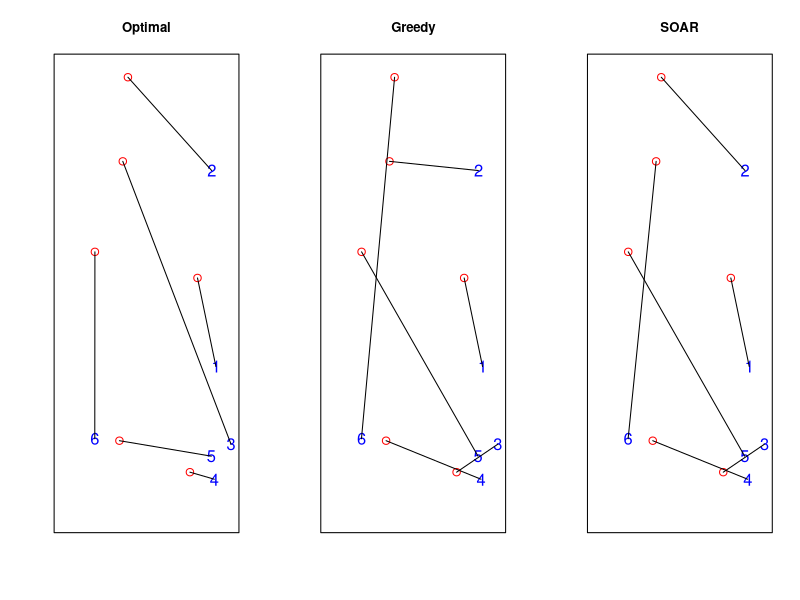

The R source for this figure:
## ---- chunk 1
knitr::opts_chunk$set(echo = TRUE, fig.path = "static")
## ---- chunk 2
library(igraph)
## ---- chunk 3
#This function generates k uniformly random points in the 2-D unit square.
#I am assuming F_S = F_D, but this could easily be changed. 
generate_random_points = function(k){
	return(matrix(runif(2*k),ncol=2))
}

#This function calculates euclidean distance
dist = function(x1,x2){ #First element is ID number
	return(sqrt(sum((x1-x2)^2)))
}


#Given n units of supply and demand, this calculates the optimal way to match them
#Return value is an n-dimensional vector, with i^th component indicating supply to which i^th demand was matched
find_opt_matching = function(supply,demand){
	k = length(demand[,1])
	if(length(supply[,1])!=k) print("ERROR: Supply and Demand Unequal Size")
	D = matrix(0,nrow=2*k,ncol=2*k)
	for(i in 1:k) for(j in 1:k){ #sqrt(2)-D ensures all positive entries (because I work in 2-D unit square)
		D[i,j+k] = D[j+k,i] = sqrt(2)-dist(demand[i,],supply[j,]) 
	}
	g = graph_from_adjacency_matrix(D,mode='undirected',weighted=TRUE) 
	V(g)$type = c(rep(TRUE,k),rep(FALSE,k))
	return(max_bipartite_match(g)$matching[1:k]-k) 
}

#M is an n-dimensional vector, with i^th component indicating supply to which i^th demand was matched
find_matching_cost = function(M,supply,demand){
	cost = 0
	for(i in 1:n){ cost = cost+dist(demand[i,],supply[M[i],]) }
	return(cost)
}

#This plots the matching M on a 2-D unit square
plot_matching = function(M,supply,demand,title=''){
	plot(NA,xlim=c(0,1),ylim=c(0,1),xlab='',ylab='',xaxt='n',yaxt='n',main=title)
	n = length(supply[,1])
	points(supply[,1],supply[,2],col='red',pch=21,cex=1.5)
	points(demand[,1],demand[,2],col='blue',pch=as.character(1:n),cex=1.5)
	segments(demand[,1],demand[,2],supply[M,1],supply[M,2])
}

#This runs the modified SOAR algorithm with parameter m on given supply and demand units
#Return value is an n-dimensional vector, with i^th component indicating supply to which i^th demand was matched
SOAR = function(supply,demand,m){
	n = length(supply[,1])
	matched_supply = numeric()
	for(k in n:2){
		remaining_supply = which(!(1:n %in% matched_supply))
		selected_supply = numeric()
		while((length(selected_supply) == 0) || (max(table(selected_supply))<m)){
			simulated_demand = rbind(demand[n-k+1,],generate_random_points(k-1))
			M = find_opt_matching(supply[remaining_supply,],simulated_demand)
			selected_supply = c(selected_supply,remaining_supply[M[1]])
		}
		most_common_supply = as.numeric(names(sort(table(selected_supply),decreasing=TRUE))[1])
		matched_supply = c(matched_supply,	most_common_supply)
	}
	matched_supply = c(matched_supply,which(!(1:n %in% matched_supply))) #Final demand gets matched to whatever supply is left
	return(matched_supply)
}

#An implementation of the greedy algorithm
GREEDY = function(supply,demand){
	n = length(supply[,1])
	matched_supply = numeric()
	for(k in 1:n){
		d = Inf
		for(j in which(!(1:n %in% matched_supply))){
			if(dist(demand[k,],supply[j,]) < d){ d = dist(demand[k,],supply[j,]); best = j; }
		}
		matched_supply = c(matched_supply,best)
	}
	return(matched_supply)
}
## ---- chunk 4
#Generate a random instance of size 6, compare Optimal, Greedy, and SOAR
set.seed(123456)
n = 6
supply = generate_random_points(n)
demand = generate_random_points(n)

par(mfrow=c(1,3))
#find_matching_cost(find_opt_matching(supply,demand),supply,demand)
plot_matching(find_opt_matching(supply,demand),supply,demand,title='Optimal')

gM = GREEDY(supply,demand)
#find_matching_cost(gM,supply,demand)
plot_matching(gM,supply,demand,title='Greedy')

sM = SOAR(supply,demand,1)
#find_matching_cost(sM,supply,demand)
plot_matching(sM,supply,demand,title='SOAR')
## ---- chunk 5
knitr::include_graphics("/_index_files/SOAR.png",error=FALSE)
## ---- chunk 6
#Generate 100 random instances of size 20, compare different modified SOAR instances
numTrials = 100
n = 20
opt = greedy = soar1 = soar2 = soar3 = soar9 = rep(0,numTrials)
for(t in 1:numTrials){
	supply = generate_random_points(n)
	demand = generate_random_points(n)
	opt[t] = find_matching_cost(find_opt_matching(supply,demand),supply,demand)
	greedy[t] = find_matching_cost(GREEDY(supply,demand),supply,demand)
	soar1[t] = find_matching_cost(SOAR(supply,demand,1),supply,demand)
	soar2[t] = find_matching_cost(SOAR(supply,demand,2),supply,demand)
	soar3[t] = find_matching_cost(SOAR(supply,demand,3),supply,demand)
	soar9[t] = find_matching_cost(SOAR(supply,demand,9),supply,demand)
}
apply(rbind(opt,greedy,soar1,soar2,soar3,soar9),1,mean)
